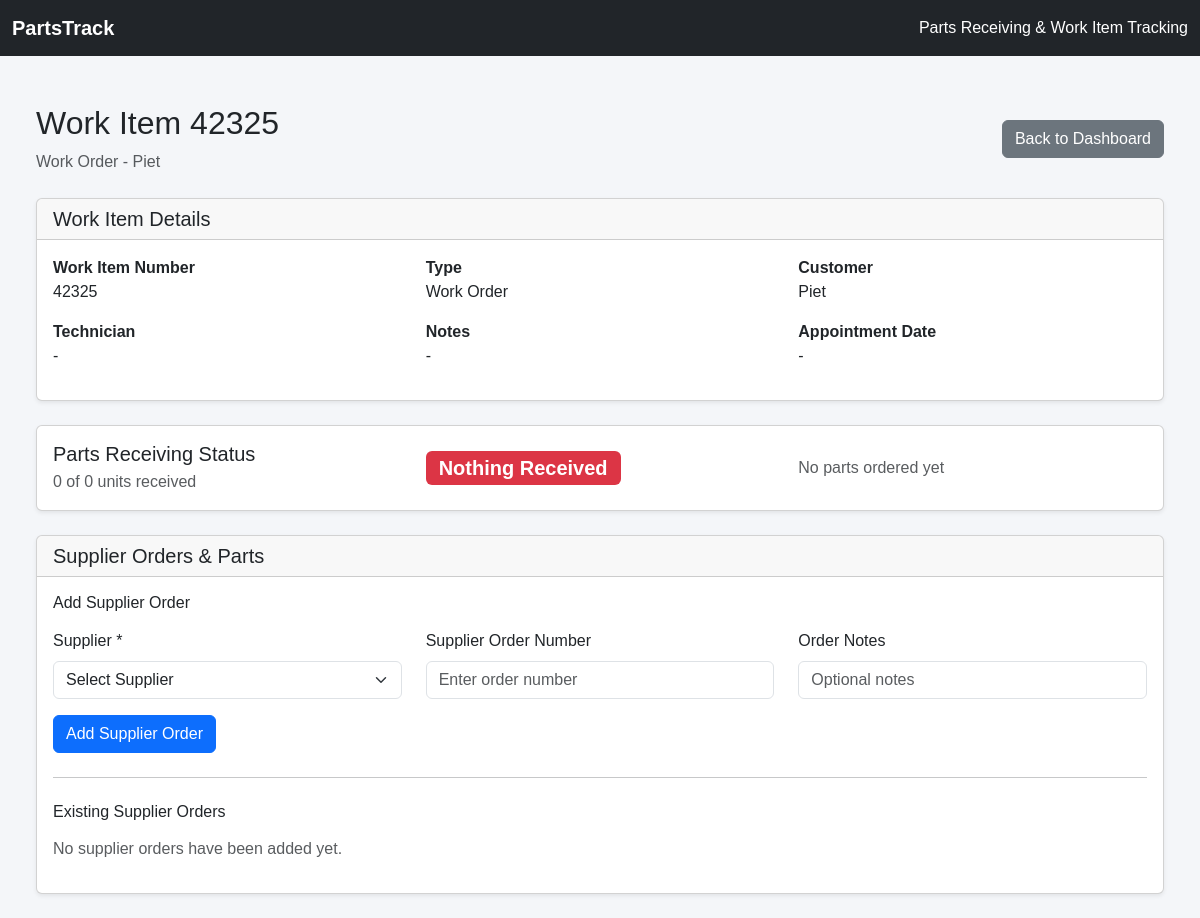
/work-item/1, run on an earlier commit of the app's database.
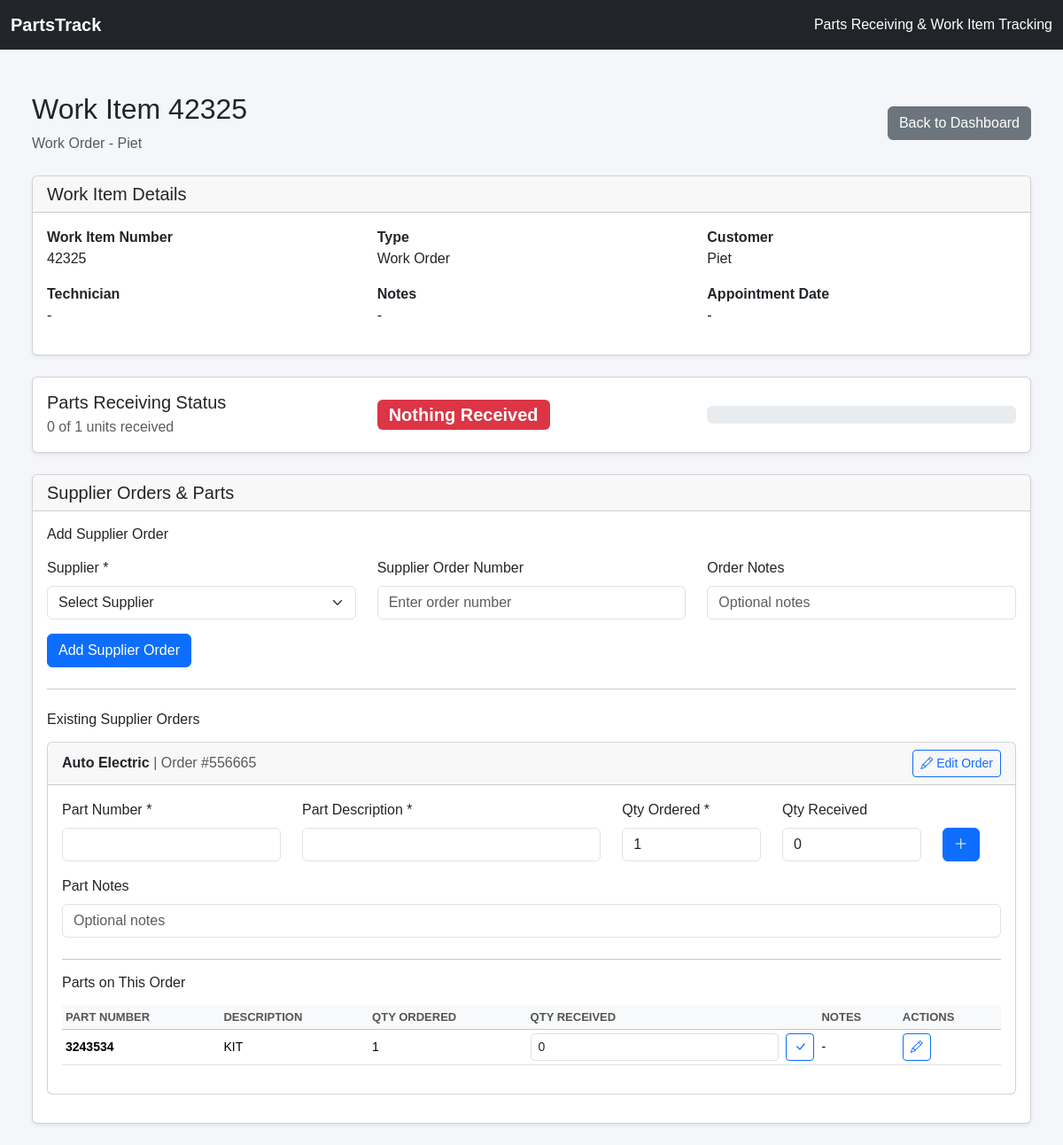
And on a later commit of the database.
### app/models.py (models this page shows, shortened)
class PartsOrder(db.Model):
    id = db.Column(db.Integer, primary_key=True)
    work_item_id = db.Column(
        db.Integer,
        db.ForeignKey("work_item.id"),
        nullable=False
    )
    supplier = db.Column(
        db.String(150),
        nullable=False
    )
    order_number = db.Column(
        db.String(100),
        nullable=True
    )
    notes = db.Column(db.Text, nullable=True)
    created_at = db.Column(
        db.DateTime,
        default=lambda: datetime.now(timezone.utc),
        nullable=False
    )
    parts = db.relationship(
        "PartLine",
        backref="parts_order",
        cascade="all, delete-orphan"
    )

class PartLine(db.Model):
    id = db.Column(db.Integer, primary_key=True)
    parts_order_id = db.Column(
        db.Integer,
        db.ForeignKey("parts_order.id"),
        nullable=False
    )
    part_number = db.Column(
        db.String(100),
        nullable=False
    )
    description = db.Column(
        db.String(250),
        nullable=True
    )
    quantity_ordered = db.Column(
        db.Integer,
        nullable=False,
        default=1
    )
    quantity_received = db.Column(
        db.Integer,
        nullable=False,
        default=0
    )
    notes = db.Column(db.Text, nullable=True)

### app/routes.py (the view)
@main.route("/work-item/<int:item_id>")
def work_item_details(item_id):
    work_item = db.get_or_404(WorkItem, item_id)
    suppliers = Supplier.query.order_by(Supplier.name.asc()).all()
    total_ordered = sum(
        part.quantity_ordered
        for order in work_item.parts_orders
        for part in order.parts
    )
    total_received = sum(
        part.quantity_received
        for order in work_item.parts_orders
        for part in order.parts
    )
    if total_ordered == 0 or total_received == 0:
        status = "Red"
    elif total_received >= total_ordered:
        status = "Green"
    else:
        status = "Yellow"
    return render_template(
        "work_item_details.html",
        work_item=work_item,
        total_ordered=total_ordered,
        total_received=total_received,
        status=status,
        suppliers=suppliers
    )

### app/templates/work_item_details.html (shortened to what the changed rows need)
{% extends "base.html" %}
{% block content %}
<div class="container-fluid mt-4">
    <div class="d-flex justify-content-between align-items-center mb-4">
        <div>
            <h2>Work Item {{ work_item.number }}</h2>
        </div>
    </div>
    <div class="card shadow-sm mb-4">
        <div class="card-body">
            <div class="row align-items-center">
                <div class="col-md-4">
                    <h5 class="mb-1">Parts Receiving Status</h5>
                    <p class="text-muted mb-0">
                        {{ total_received }} of {{ total_ordered }} units received
                    </p>
                </div>
                <div class="col-md-4">
                    {% if total_ordered > 0 %}
                        <div class="progress" style="height: 20px;">
                            <div class="progress-bar
                                {% if status == 'Green' %}
                                    bg-success
                                {% elif status == 'Yellow' %}
                                    bg-warning
                                {% else %}
                                    bg-danger
                                {% endif %}"
                                role="progressbar"
                                style="width: {{ (total_received / total_ordered * 100)|round|int }}%;">
                                {{ (total_received / total_ordered * 100)|round|int }}%
                            </div>
                        </div>
                    {% else %}
                        <span class="text-muted">
                            No parts ordered yet
                        </span>
                    {% endif %}
                </div>
            </div>
        </div>
    </div>
    <div class="card shadow-sm">
<div class="card-body">
    <h6 class="mb-3">Add Supplier Order</h6>
    <form method="POST"
          action="{{ url_for('main.add_parts_order', item_id=work_item.id) }}">
        <div class="row">
        </div>
        <button type="submit" class="btn btn-primary">
        </button>
    </form>
    <hr class="my-4">
    <h6 class="mb-3">Existing Supplier Orders</h6>
    {% for order in work_item.parts_orders %}
        <div class="card mb-3">
            <div class="card-header d-flex justify-content-between align-items-center">
                <div>
                    <strong>{{ order.supplier }}</strong>
                    {% if order.order_number %}
                        <span class="text-muted">
                            | Order #{{ order.order_number }}
                        </span>
                    {% endif %}
                </div>
                <a href="{{ url_for('main.edit_parts_order', order_id=order.id) }}"
                class="btn btn-sm btn-outline-primary"
                title="Edit Supplier Order">
                    <i class="bi bi-pencil"></i>
                    Edit Order
                </a>
            </div>
            <div class="card-body">
                <form method="POST"
                    action="{{ url_for('main.add_part', order_id=order.id) }}"
                    class="mb-4">
                    <div class="row align-items-end">
                        <div class="col-md-3 mb-3">
                            <label class="form-label">Part Number *</label>
                            <input type="text"
                                name="part_number"
                                class="form-control"
                                required>
                        </div>
                        <div class="col-md-4 mb-3">
                            <label class="form-label">Part Description *</label>
                            <input type="text"
                                name="description"
                                class="form-control"
                                required>
                        </div>
                        <div class="col-md-2 mb-3">
                            <label class="form-label">Qty Ordered *</label>
                            <input type="number"
                                name="quantity_ordered"
                                class="form-control"
                                min="1"
                                value="1"
                                required>
                        </div>
                        <div class="col-md-2 mb-3">
                            <label class="form-label">Qty Received</label>
                            <input type="number"
                                name="quantity_received"
                                class="form-control"
                                min="0"
                                value="0"
                                required>
                        </div>
                        <div class="col-md-1 mb-3">
                            <button type="submit"
                                    class="btn btn-primary"
                                    title="Add Part">
                                <i class="bi bi-plus-lg"></i>
                            </button>
                        </div>
                    </div>
                    <div class="mb-3">
                        <label class="form-label">Part Notes</label>
                        <input type="text"
                            name="notes"
                            class="form-control"
                            placeholder="Optional notes">
                    </div>
                </form>
                <hr>
                <h6 class="mb-3">Parts on This Order</h6>
                <div class="table-responsive">
                    <table class="table table-sm table-hover align-middle">
                        <thead class="table-light">
                            <tr>
                                <th>Part Number</th>
                                <th>Description</th>
                                <th>Qty Ordered</th>
                                <th>Qty Received</th>
                                <th>Notes</th>
                                <th>Actions</th>
                            </tr>
                        </thead>
                        <tbody>
                            {% for part in order.parts %}
                            <tr>
                                <td>
                                    <strong>{{ part.part_number }}</strong>
                                </td>
                                <td>{{ part.description }}</td>
                                <td>{{ part.quantity_ordered }}</td>
                                <td style="min-width: 190px;">
                                    <form method="POST"
                                        action="{{ url_for('main.update_received', part_id=part.id) }}"
                                        class="d-flex align-items-center gap-2">
                                        <input type="number"
                                            name="quantity_received"
                                            class="form-control form-control-sm"
                                            min="0"
                                            max="{{ part.quantity_ordered }}"
                                            value="{{ part.quantity_received }}"
                                            required>
                                        <button type="submit"
                                                class="btn btn-sm btn-outline-primary"
                                                title="Update received quantity">
                                            <i class="bi bi-check-lg"></i>
                                        </button>
                                    </form>
                                </td>
                                <td>{{ part.notes or "-" }}</td>
                                <td>
                                    <a href="{{ url_for('main.edit_part', part_id=part.id) }}"
                                    class="btn btn-sm btn-outline-primary"
                                    title="Edit Part">
                                        <i class="bi bi-pencil"></i>
                                    </a>
                                </td>
                            </tr>
                            {% endfor %}
                        </tbody>
                    </table>
                </div>
            </div>
        </div>
    {% else %}
        <p class="text-muted">
            No supplier orders have been added yet.
        </p>
    {% endfor %}
</div>
    </div>
</div>
{% endblock %}

What changed in the data, as far as the page shows it:
added PartsOrder: supplier "Auto Electric", order_number "556665"
added PartLine: part_number "3243534", description "KIT", quantity_ordered "1", quantity_received "0", notes "-"
Also different on the page:
{{ total_ordered }}: "0" → "1"
text no longer shown: "No parts ordered yet No supplier orders have been added yet."
